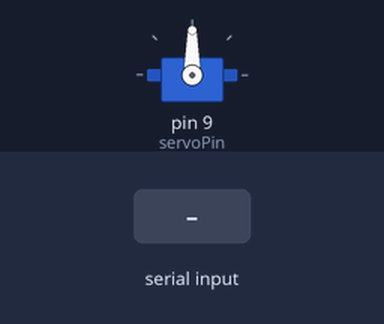
The sketch below on a simulated Arduino Uno, built with avr-gcc and run on an emulated ATmega328P. Parts: servo. The test bench sets the inputs (shaded band).

Above: at 1.2 s.
1.3 s: "1" received over Serial
At 2.1 s:
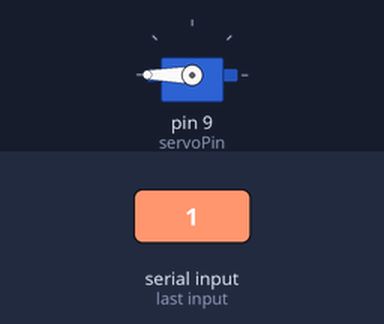
At 3.2 s:
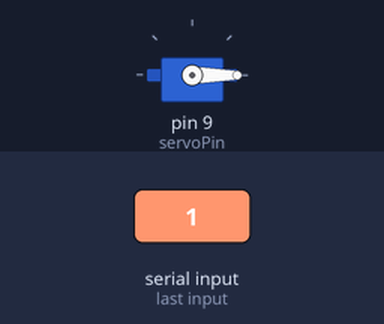
Timing chart, 0 to 4.7 s (numbered marks = the images above; inputs shaded):
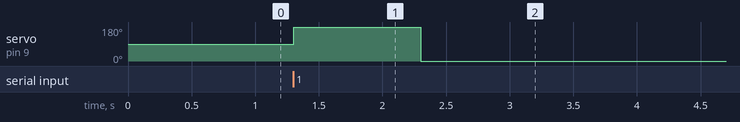

Measured:
- after the input at 1.3 s, servo on pin 9 (servoPin): 90° → 180° at once, → 0° 1.0 s later

The sketch:

sketch_jan24a.ino
```cpp
#include <Servo.h>

Servo myServo;
int servoPin = 9;

void setup() {
  Serial.begin(9600);
  myServo.attach(servoPin);
}

void loop() {
  if (Serial.available() > 0) {
    char command = Serial.read();

    if (command == '1') {
      myServo.write(180);
      delay(1000);

      myServo.write(0);
    }
  }
}
```
